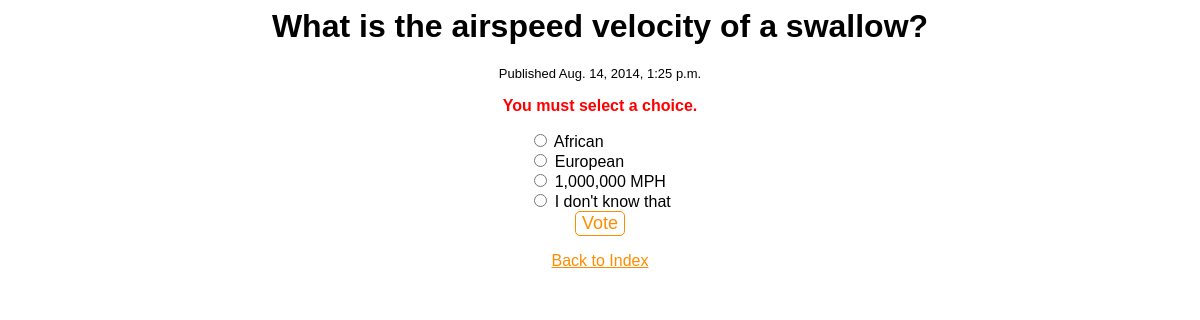
Page /5/vote/ on the committed database.
### polls/models.py (models this page shows, shortened)
class Poll(models.Model):
    question = models.CharField(max_length = 200)
    pub_date = models.DateTimeField('Date published')

class Choice(models.Model):
    poll = models.ForeignKey(Poll)
    choice_text = models.CharField(max_length = 200)
    votes = models.IntegerField(default = 0)

### polls/views.py (the view)
# urls.py: url(r'^(?P<poll_id>\d+)/vote/$', views.vote, name="vote")
def vote(request, poll_id):
    poll = get_object_or_404(Poll, pk=poll_id)
    try:
        choice = poll.choice_set.get(pk=request.POST['choice'])
    except (KeyError, Choice.DoesNotExist):
        return render(request, 'polls/detail.html', {'poll' : poll, 'error_message' : "You must select a choice."})
    else:
        choice.votes += 1
        choice.save()
        return HttpResponseRedirect(reverse('polls:results', args=(poll.id,)))

### polls/templates/polls/detail.html (shortened to what this page needs)
{% load staticfiles %}
<link rel="stylesheet" type="text/css" href="{% static 'polls/detail.css' %}"/>
<h1>{{ poll.question }}</h1>
<p class="pubdate">Published {{ poll.pub_date }}</p>
{% if error_message %}
    <p class="errormessage">{{ error_message }}</p>
{% endif %}
<form action="{% url 'polls:vote' poll.id %}" method="POST">
    <div id="choice-container">
    {% for choice in poll.choice_set.all %}
        <input type="radio" name="choice" id="choice{{ forloop.counter }}" value="{{ choice.id }}" />
        <label class="inputLabel" for="choice{{ forloop.counter }}">{{ choice.choice_text }}</label><br/>
    {% endfor %}
    </div>
    <br/>
    <input id="submit" type="submit" value="Vote" />
</form>
<a id="backbutton" href="{% url 'polls:index' %}">Back to Index</a>

### polls/static/polls/detail.css (style rules this page uses)
h1 { text-align: center; }
form { text-align: center; }
a { color: DarkOrange; text-align: center; }
.pubdate { text-align: center; font-size: small; }
.errormessage { color: red; font-weight: bold; text-align: center; }
#submit { border: 1px solid DarkOrange; border-radius: 5px; background: none; color: DarkOrange; font-size: large; }
#choice-container { text-align: justify; display: inline-block; }

### rows in the picture
Poll: question "What is the airspeed velocity of a swallow?", pub_date "Aug. 14, 2014, 1:25 p.m."
Choice: choice_text "African"
Choice: choice_text "European"
Choice: choice_text "1,000,000 MPH"
Choice: choice_text "I don't know that"

### other values in the picture
{{ error_message }} "You must select a choice."
